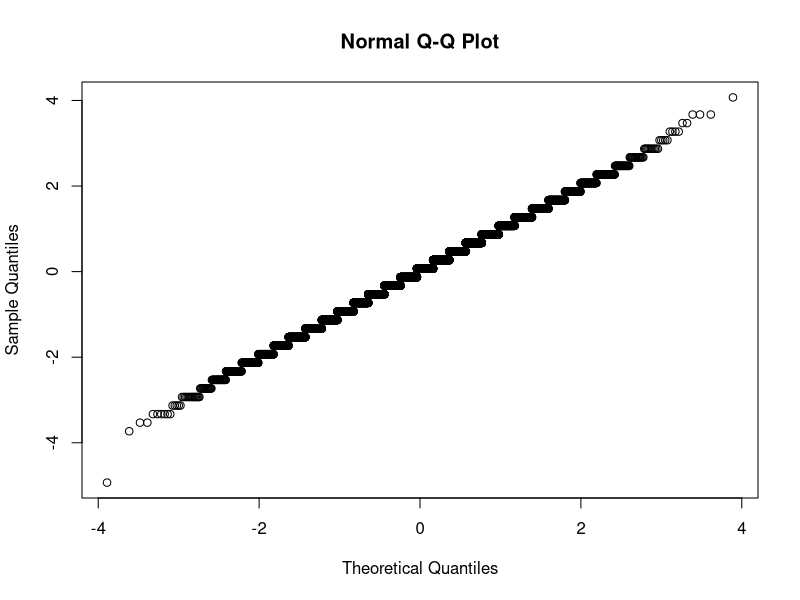
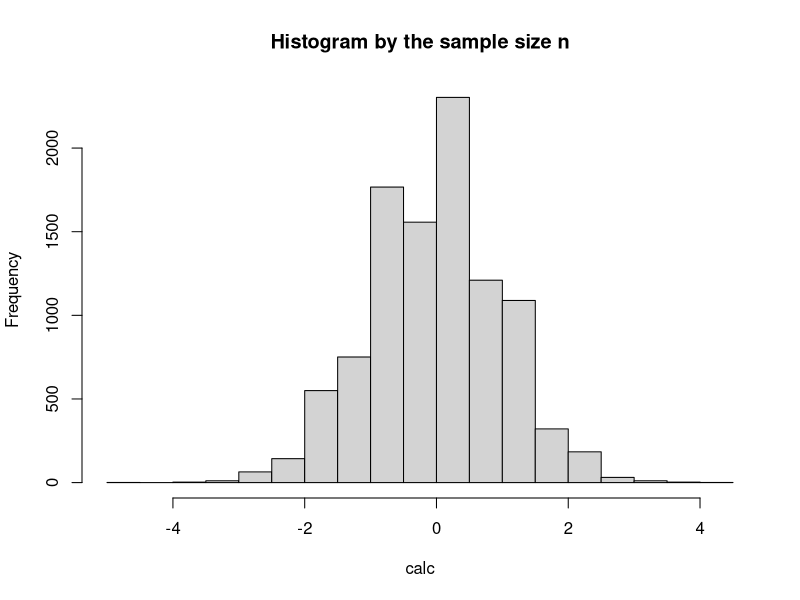
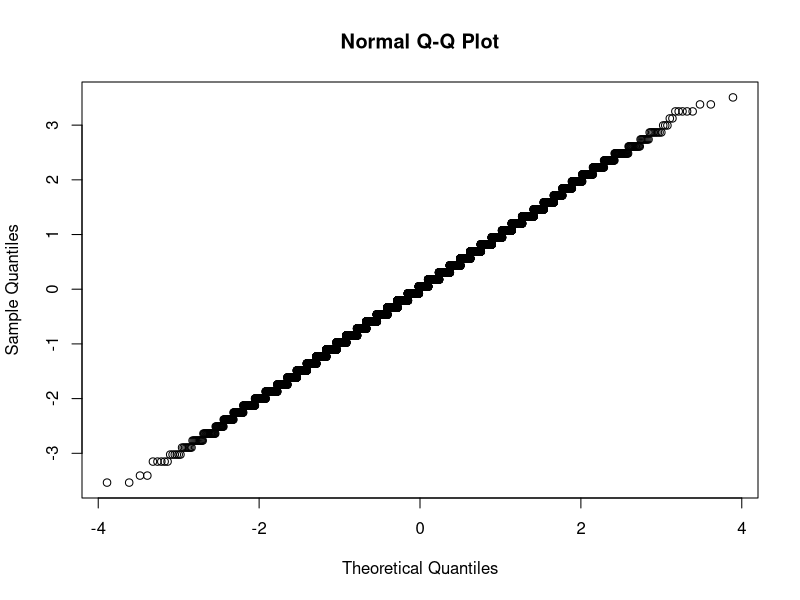
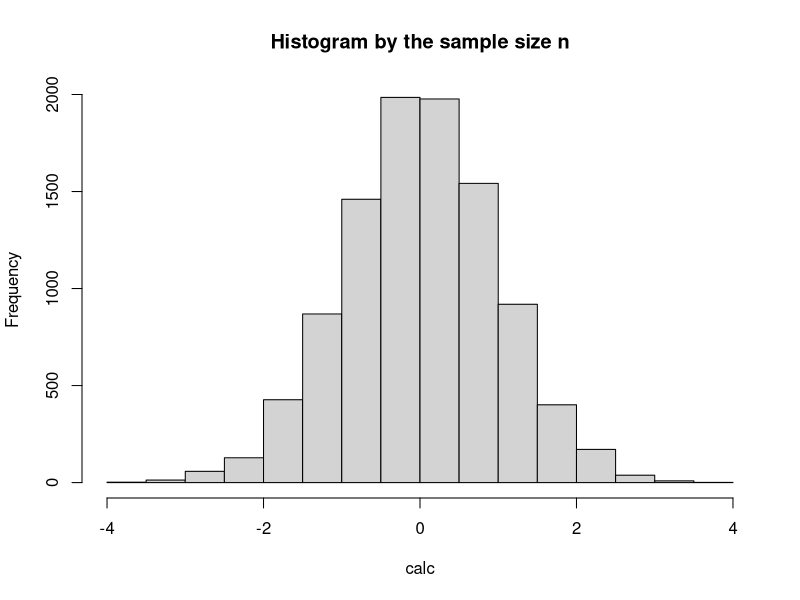
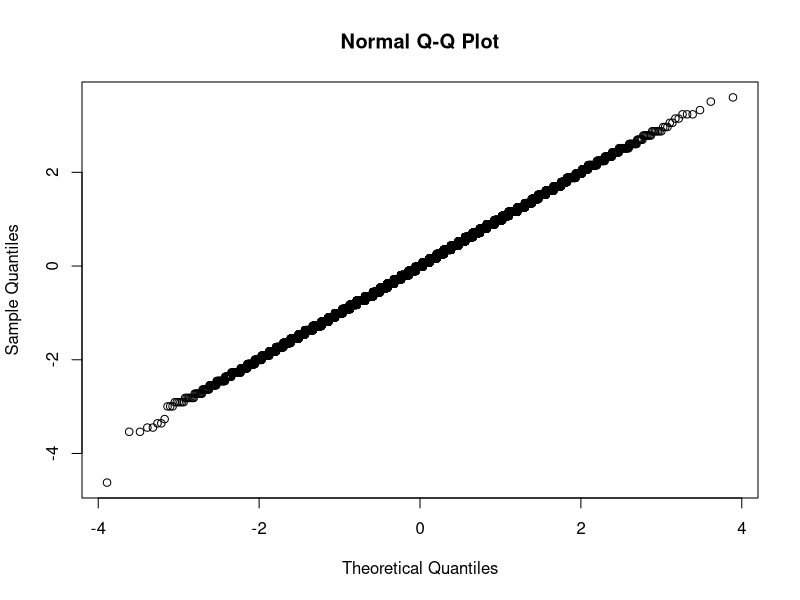
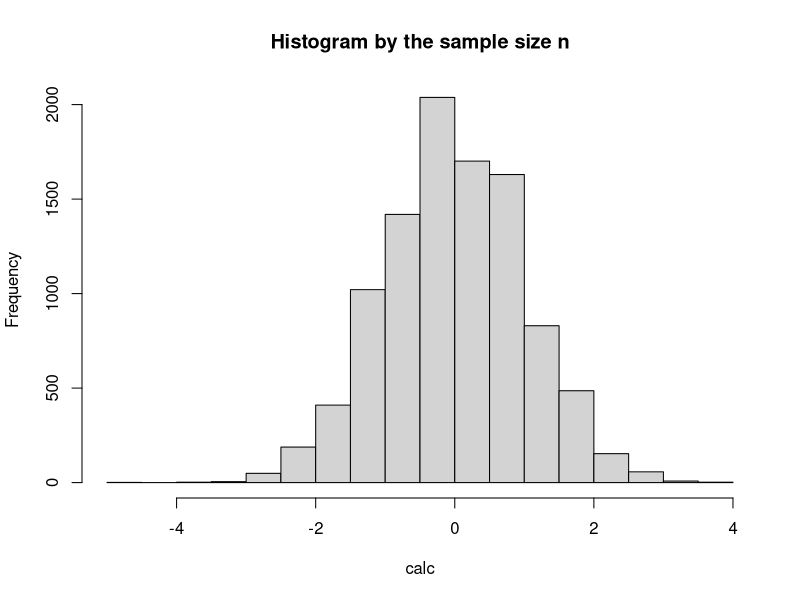
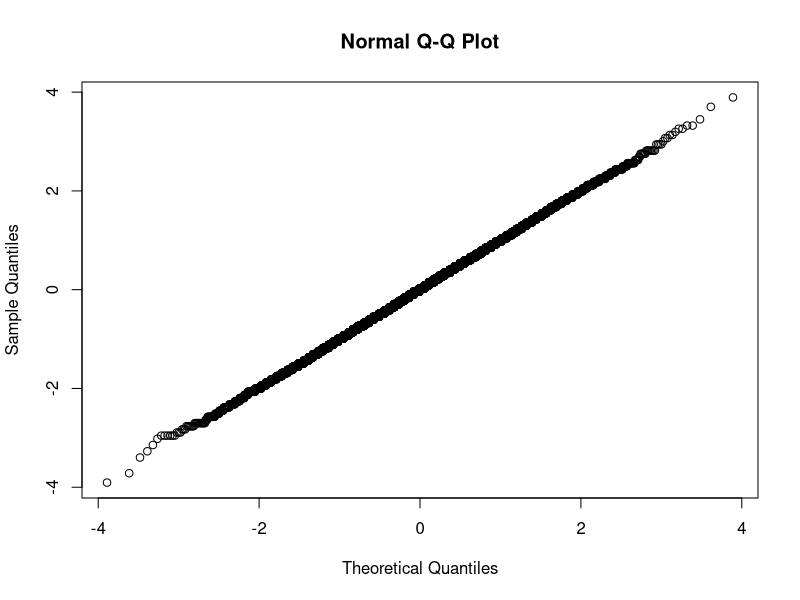
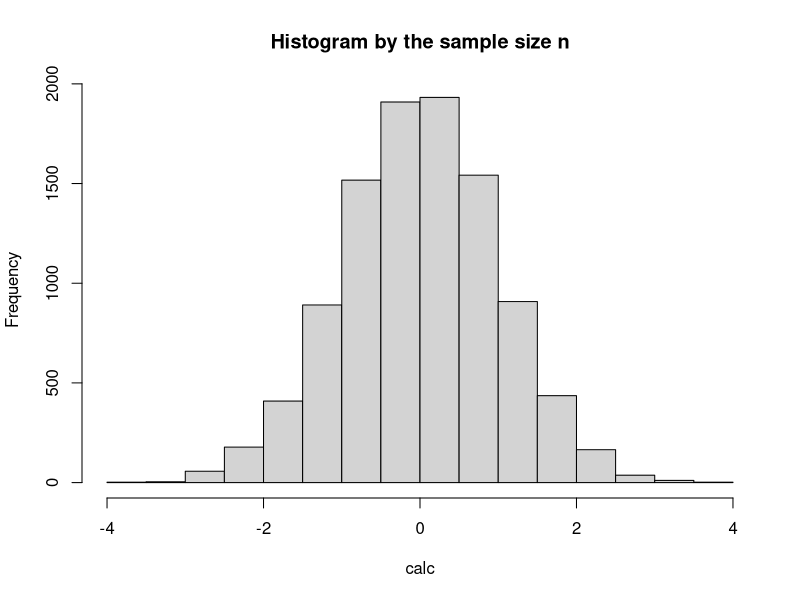

Recreate these plots in R, in order.
## ---- chunk 1
roulette <- function(n){
  x <- sample( c(-1,1), n, replace=TRUE, prob=c(9/19,10/19))
  sum(x)
}
## ---- chunk 2
B <- 10000

for(n in c(100, 250, 500, 1000)){
  win <- replicate(B,roulette(n))
  calc <- (win - mean(win))/sd(win)
  cat("When the sample size is", n, "The expected value is", mean(win), "with standard error", sd(win),"\n")
  qqnorm(calc)
  hist(calc, main = "Histogram by the sample size n")
}
## ---- chunk 3
for(n in c(100, 250, 500, 1000)){
  avg.win <- replicate(B,roulette(n))/n
  calc <- (avg.win - mean(avg.win))/sd(avg.win)
  cat("When the sample size is", n, "The expected value is", mean(avg.win), "with standard error", sd(avg.win),"\n")
}
## ---- chunk 4
pbinom(100/2-1, size = 100, prob = 10/19)
## ---- chunk 5
B <- 10000
win <- replicate(B, roulette(100))
mean(win<0)
## ---- chunk 6
library(ggplot2)
library(dplyr)

B <- 100
sequence <- seq(25,1000)

prob <- c()
for (i in sequence){
  win <- replicate(B, roulette(i))
  prob <- c(prob, mean(win<0))
}

data.frame(sequence, prob) %>% ggplot(aes(sequence, prob)) + geom_line(col = "grey") + theme_classic() + scale_y_continuous(expand = c(0,0)) + xlab("Times played") + ylab("Probability") + ggtitle("You lose more money if you play longer in the casino")
## ---- chunk 7
B <- 10000

outcome.equal <- function(play){
  teams <- c("Red Sox", "Astros")
  series <- sample(teams, play, replace = TRUE)
  redsox.win <- length(series[series=="Red Sox"])
  redsox.win
}

series.outcome <- replicate(B,outcome.equal(5))
prob.redsox.win <- length(series.outcome[series.outcome > 2]) / length(series.outcome)

prob.redsox.win
## ---- chunk 8
B <- 10000

outcome.unequal <- function(play){
  teams <- c("Red Sox", "Astros")
  series <- sample(teams, play, replace = TRUE, prob = c(0.4, 0.6))
  redsox.win <- length(series[series=="Red Sox"])
  redsox.win
}

series.outcome <- replicate(B,outcome.unequal(5))
prob.redsox.win <- length(series.outcome[series.outcome > 2]) / length(series.outcome)

prob.redsox.win
## ---- chunk 9
B <- 10000

#1. equal probability of winning- both 50%
series.outcome <- replicate(B,outcome.equal(7))
prob.redsox.win <- length(series.outcome[series.outcome > 3]) / length(series.outcome)
prob.redsox.win

series.outcome <- replicate(B,outcome.equal(3))
prob.redsox.win <- length(series.outcome[series.outcome > 1]) / length(series.outcome)
prob.redsox.win

#2. Unequal probability of winning- Red sox (40% winning)
series.outcome <- replicate(B,outcome.unequal(7))
prob.redsox.win <- length(series.outcome[series.outcome > 3]) / length(series.outcome)
prob.redsox.win

series.outcome <- replicate(B,outcome.unequal(3))
prob.redsox.win <- length(series.outcome[series.outcome > 1]) / length(series.outcome)
prob.redsox.win

## ---- chunk 10
B <- 10000

# The Red Sox wins 3 or more out of 4
series.outcome <- replicate(B,outcome.equal(4))
prob.redsox.win <- length(series.outcome[series.outcome > 2]) / length(series.outcome)
prob.redsox.win

# The Red Sox wins 4 or more out of 6
series.outcome <- replicate(B,outcome.equal(6))
prob.redsox.win <- length(series.outcome[series.outcome > 3]) / length(series.outcome)
prob.redsox.win
